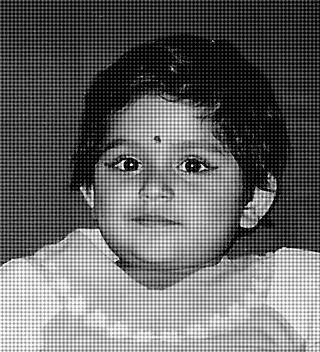
%> input picture ECE 340 Labs/ECE340Lab4/ayantika.tif, 320 x 352 px
$ octave Q4.m   (GNU Octave 9; MATLAB toolbox functions it lacks are replaced by stand-ins)
%> lines starting %> are read from the running program, lines starting %| are printed output that depends on the picture
clear
clc
% MATLAB code for spectral analysis and lowpass filtering of an image
% see section 17.6, Fig. 17.20, Fig. 17.21
%
% reading the image 'ayantika.tif'
I = imread('ayantika.tif');
%> I is the input picture: size 352x320 uint8; min 0, max 255, mean 102
imshow(I)                   % display the image
figure(2);
%fprintf('\nThe image Ayantika has been displayed')
%fprintf('\nPress any key to continue')
%pause
I = double(I);
%> I: size 352x320 double
I = I - mean(mean(I));
% 2D Bartlett window
x = bartlett(32);
for i = 1:32
    zx(i,:) = x';
	zy(:,i) = x ;
end
bartlett2D = zx .* zy;
mesh(bartlett2D) ;
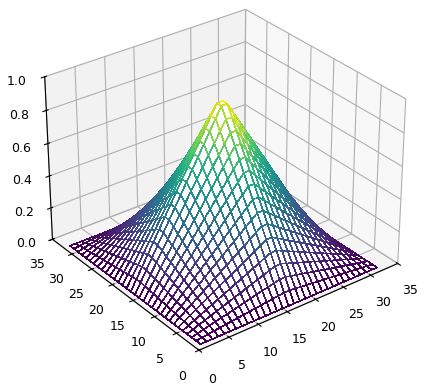
%> figure redrawn from the program's plot data
%
n = 0;
% calculate power spectrum
P = zeros(256,256);
for (i = 1:16:320)
    for (j = 1:16:288)
        Isub = I(i:i+31,j:j+31).*bartlett2D;
        P = P + fftshift(fft2(Isub,256,256));
        n = n + 1;
    end
end
%> after the loop, n = 360
Pabs = (abs(P)/n).^2;
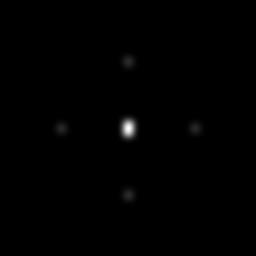
%> Pabs: size 256x256 double; min 9.03e-05, max 891425.6, mean 3264.2; drawn with min black and max white
mesh([-128:127]*2/256,[-128:127]*2/256,Pabs/max(max(Pabs)));
xlabel('Horizontal Frequency'); ylabel('Vertical Frequency');
zlabel('Power Spectrum (in dB)');
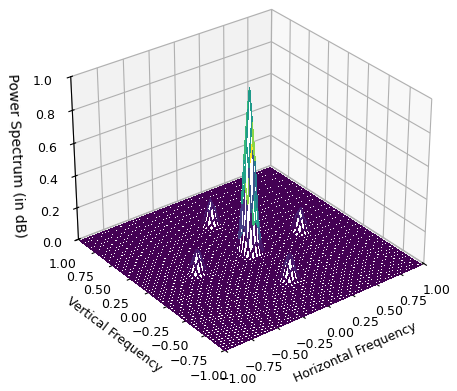
%> figure redrawn from the program's plot data
print -dtiff plot.tiff

%The annoying artifact in the image is that the image seems to be
%overlayed by a checkerboard.

%The normalized range between the two axes is [-1, 1]
%The smaller peaks that represent the noise of the image are at
%the normalized locations (0.52, 0), (-0.52, 0), (0, 0.52), (0, -0.52)
